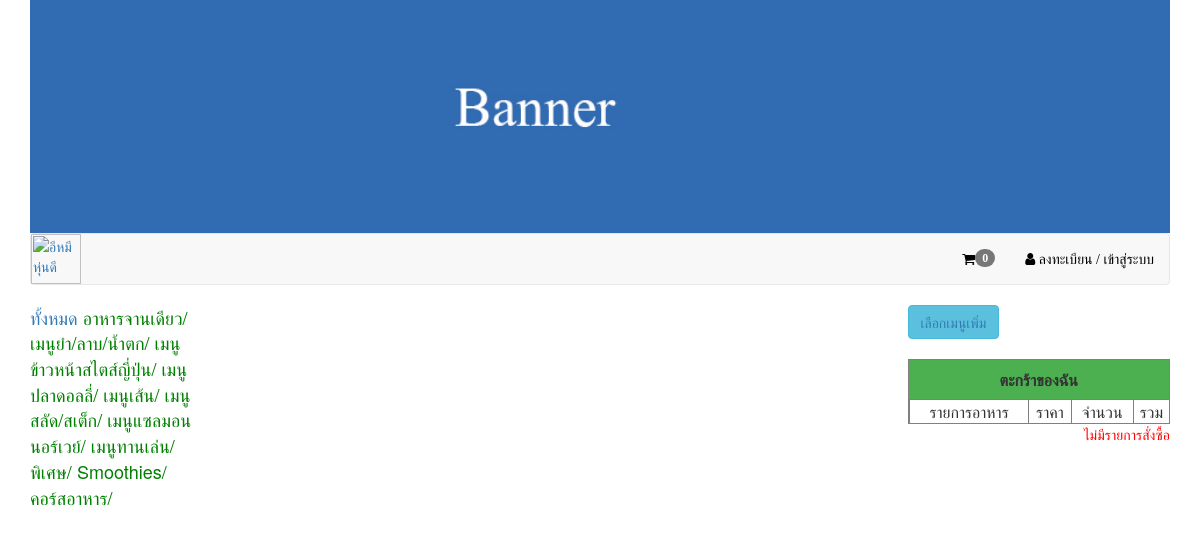
The page /product.php on the database its author committed.
### tables this page shows
CREATE TABLE `menu_type` (
  `t_id` int(10) NOT NULL,
  `t_name` varchar(100) NOT NULL
);

### category.php (the view, shortened to what this page needs)
<?php
$query_typeprd = "SELECT * FROM menu_type ORDER BY t_id ASC";
$typeprd = mysql_query($query_typeprd, $condb) or die(mysql_error());
$row_typeprd = mysql_fetch_assoc($typeprd);
?>
     <div class=" " style="font-size:18px ">
              <a href="index.php" class=" w3-mobile tablink w3-hover-green w3-green" >ทั้งหมด
<?php do { ?>
                <a href="index.php?t_id=<?php echo $row_typeprd['t_id'];?>&type-name=<?php echo $row_typeprd['t_name'];?>" class="w3-cell-top w3-hover-green" style="color:green"> <?php echo $row_typeprd['t_name']; ?>/</a></a>
<?php } while ($row_typeprd = mysql_fetch_assoc($typeprd)); ?>
</div>

### rows shown on the page
menu_type: t_name "อาหารจานเดียว"
menu_type: t_name "เมนูยำ/ลาบ/น้ำตก"
menu_type: t_name "เมนูข้าวหน้าสไตส์ญี่ปุ่น"
menu_type: t_name "เมนูปลาดอลลี่"
menu_type: t_name "เมนูเส้น"
menu_type: t_name "เมนูสลัด/สเต็ก"
menu_type: t_name "เมนูแซลมอนนอร์เวย์"
menu_type: t_name "เมนูทานเล่น"
menu_type: t_name "พิเศษ"
menu_type: t_name "Smoothies"
menu_type: t_name "คอร์สอาหาร"

### other values the page prints
$num_items_in_cart "0"
